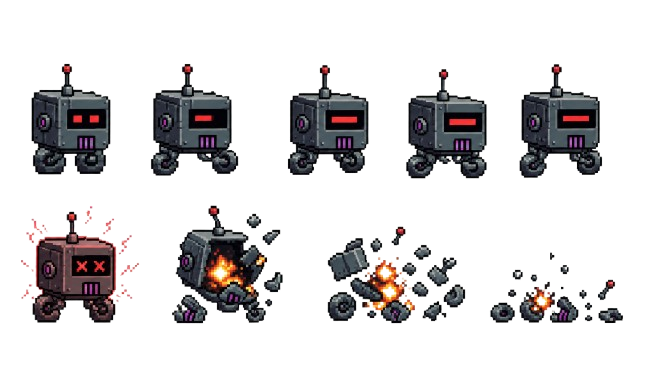
#> input picture assets/reference/robo/robo_original_design_reference.png, 645 x 387 px
$ python validate_frame.py ../../assets/reference/robo/robo_original_design_reference.png --kind character
#> lines starting #> are read from the running program, lines starting #| are printed output that depends on the picture
#!/usr/bin/env python3

import argparse
import json
import sys
from pathlib import Path

from PIL import Image, ImageDraw


EXPECTED_SIZE = (256, 256)
SAFE_MARGIN = 8
BASELINE_Y = 224
BASELINE_TOLERANCE = 10


def parse_args():
    parser = argparse.ArgumentParser(
        description="Valida um frame individual do jogo."
    )

    parser.add_argument(
        "image",
        type=Path,
        help="Arquivo PNG que será validado.",
    )

    parser.add_argument(
        "--kind",
        required=True,
        choices=("character", "robot", "effect", "empty"),
        help="Tipo de conteúdo esperado.",
    )

    parser.add_argument(
        "--report-dir",
        type=Path,
        default=Path("artifacts/frame-validation"),
        help="Diretório dos relatórios.",
    )

    return parser.parse_args()


def count_visible_pixels(image):
    alpha = image.getchannel("A")
    histogram = alpha.histogram()

    transparent = histogram[0]
    opaque = histogram[255]
    semitransparent = sum(histogram[1:255])

    return {
        "transparent": transparent,
        "opaque": opaque,
        "semitransparent": semitransparent,
        "visible": opaque + semitransparent,
        "total": image.width * image.height,
    }


def safe_margin_violations(image):
    alpha = image.getchannel("A")
    width, height = image.size

    areas = {
        "left": alpha.crop(
            (0, 0, SAFE_MARGIN, height)
        ),
        "right": alpha.crop(
            (width - SAFE_MARGIN, 0, width, height)
        ),
        "top": alpha.crop(
            (0, 0, width, SAFE_MARGIN)
        ),
        "bottom": alpha.crop(
            (0, height - SAFE_MARGIN, width, height)
        ),
    }

    result = {}

    for name, area in areas.items():
        result[name] = sum(
            1 for value in area.tobytes() if value > 0
        )

    return result


def create_checkerboard(width, height, block=16):
    canvas = Image.new(
        "RGBA",
        (width, height),
        (235, 235, 235, 255),
    )

    draw = ImageDraw.Draw(canvas)

    for y in range(0, height, block):
        for x in range(0, width, block):
            is_dark = (
                ((x // block) + (y // block)) % 2
            )

            color = (
                (195, 195, 195, 255)
                if is_dark
                else (235, 235, 235, 255)
            )

            draw.rectangle(
                (
                    x,
                    y,
                    min(width - 1, x + block - 1),
                    min(height - 1, y + block - 1),
                ),
                fill=color,
            )

    return canvas


def create_preview(image, bbox, output_path):
    scale = 3

    preview = create_checkerboard(
        image.width * scale,
        image.height * scale,
    )

    enlarged = image.resize(
        (
            image.width * scale,
            image.height * scale,
        ),
        Image.Resampling.NEAREST,
    )

    preview.alpha_composite(enlarged)

    draw = ImageDraw.Draw(preview)

    safe = SAFE_MARGIN * scale

    draw.rectangle(
        (
            safe,
            safe,
            preview.width - safe - 1,
            preview.height - safe - 1,
        ),
        outline=(255, 170, 0, 255),
        width=2,
    )

    baseline = BASELINE_Y * scale

    draw.line(
        (
            0,
            baseline,
            preview.width,
            baseline,
        ),
        fill=(0, 160, 255, 255),
        width=2,
    )

    if bbox:
        left, top, right, bottom = bbox

        draw.rectangle(
            (
                left * scale,
                top * scale,
                right * scale - 1,
                bottom * scale - 1,
            ),
            outline=(255, 0, 0, 255),
            width=2,
        )

    output_path.parent.mkdir(
        parents=True,
        exist_ok=True,
    )

    preview.save(output_path)


def main():
    args = parse_args()

    errors = []
    warnings = []

    if not args.image.exists():
        print(
            f"ERRO: arquivo não encontrado: {args.image}"
        )
        return 2

    try:
        original = Image.open(args.image)
#> original is the input picture: PIL image 645x387 RGBA; mean R, G, B, A 18.6, 16.8, 17.6, 52.8
        original.load()
    except Exception as error:
        print(
            f"ERRO: não foi possível abrir a imagem: {error}"
        )
        return 2

    original_format = original.format
#> original_format = 'PNG'
    original_mode = original.mode
#> original_mode = 'RGBA'
    original_size = original.size
#> original_size = (645, 387)

    if original_format != "PNG":
        errors.append(
            f"Formato inválido: {original_format}. Esperado: PNG."
        )

    if original_size != EXPECTED_SIZE:
        errors.append(
            f"Dimensão inválida: "
            f"{original_size[0]}x{original_size[1]}. "
            "Esperado: 256x256."
        )

    if original_mode != "RGBA":
        errors.append(
            f"Modo inválido: {original_mode}. Esperado: RGBA."
        )

    image = original.convert("RGBA")
    alpha = image.getchannel("A")
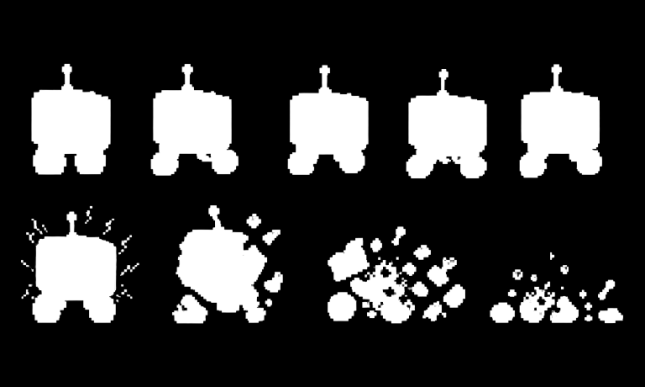
#> alpha: PIL image 645x387 L; min 0, max 255, mean 52.8

    bbox = alpha.getbbox()
#> bbox = (20, 63, 624, 324)
    pixels = count_visible_pixels(image)
#> in count_visible_pixels, `histogram = alpha.histogram()`: histogram = 256 values, max 191952 at index 0, min 18 at index 68, mean 975.1
#> in count_visible_pixels, `transparent = histogram[0]`: transparent = 191952
#> in count_visible_pixels, `opaque = histogram[255]`: opaque = 44559
#> in count_visible_pixels, `semitransparent = sum(histogram[1:255])`: semitransparent = 13104
#> pixels = {'transparent': 191952, 'opaque': 44559, 'semitransparent': 13104, 'visible': 57663, 'total': 249615}
    margins = safe_margin_violations(image)
#> the loop in safe_margin_violations, `for name, area in areas.items():` made 4 passes
#> name on passes 1 to 4: 'left', 'right', 'top', 'bottom'
#> after the loop in safe_margin_violations, `for name, area in areas.items():`: result = {'left': 0, 'right': 0, 'top': 0, 'bottom': 0}
#> margins = {'left': 0, 'right': 0, 'top': 0, 'bottom': 0}

    if args.kind == "empty":
        if bbox is not None:
            errors.append(
                "O frame deveria ser totalmente transparente."
            )
    elif bbox is None:
        errors.append(
            "O frame não possui pixels visíveis."
        )

    violated_margins = {
        name: count
        for name, count in margins.items()
        if count > 0
    }
#> violated_margins = 0 items

    if violated_margins:
        errors.append(
            "Existem pixels visíveis dentro da margem "
            "externa de segurança: "
            + ", ".join(
                f"{name}={count}"
                for name, count in violated_margins.items()
            )
        )

    visible = pixels["visible"]
#> visible = 57663
    semitransparent = pixels["semitransparent"]
#> semitransparent = 13104

    semitransparent_ratio = (
        semitransparent / visible
        if visible
        else 0
    )
#> semitransparent_ratio = 0.227

    if semitransparent_ratio > 0.08:
        warnings.append(
            f"{semitransparent_ratio:.1%} dos pixels "
            "visíveis são semitransparentes. "
            "Pode haver suavização ou antialiasing."
        )

    baseline_difference = None

    if (
        args.kind in ("character", "robot")
        and bbox is not None
    ):
        bottom = bbox[3]
#> bottom = 324
        baseline_difference = bottom - BASELINE_Y
#> baseline_difference = 100

        if abs(baseline_difference) > BASELINE_TOLERANCE:
            warnings.append(
                f"A base do conteúdo está em y={bottom}; "
                f"o alvo é aproximadamente y={BASELINE_Y}."
            )

    if bbox:
        left, top, right, bottom = bbox
#> left = 20; top = 63; right = 624

        content_width = right - left
#> content_width = 604
        content_height = bottom - top
#> content_height = 261

        if content_width < 40 or content_height < 40:
            warnings.append(
                f"Conteúdo possivelmente pequeno: "
                f"{content_width}x{content_height}px."
            )

        if content_width > 232 or content_height > 232:
            warnings.append(
                f"Conteúdo próximo demais dos limites: "
                f"{content_width}x{content_height}px."
            )

    args.report_dir.mkdir(
        parents=True,
        exist_ok=True,
    )

    safe_name = args.image.stem.replace(" ", "_")

    report_path = (
        args.report_dir / f"{safe_name}.json"
    )

    preview_path = (
        args.report_dir / f"{safe_name}_preview.png"
    )

    report = {
        "file": str(args.image),
        "kind": args.kind,
        "format": original_format,
        "mode": original_mode,
        "size": list(original_size),
        "expected_size": list(EXPECTED_SIZE),
        "safe_margin": SAFE_MARGIN,
        "bbox": list(bbox) if bbox else None,
        "pixels": pixels,
        "semitransparent_ratio": semitransparent_ratio,
        "safe_margin_violations": margins,
        "baseline_target": (
            BASELINE_Y
            if args.kind in ("character", "robot")
            else None
        ),
        "baseline_difference": baseline_difference,
        "errors": errors,
        "warnings": warnings,
        "approved_technically": not errors,
    }

    report_path.write_text(
        json.dumps(
            report,
            indent=2,
            ensure_ascii=False,
        ),
        encoding="utf-8",
    )

    create_preview(
        image,
        bbox,
        preview_path,
    )
#> in create_preview, `preview = create_checkerboard( image.width * scale, image.height * sca..`:
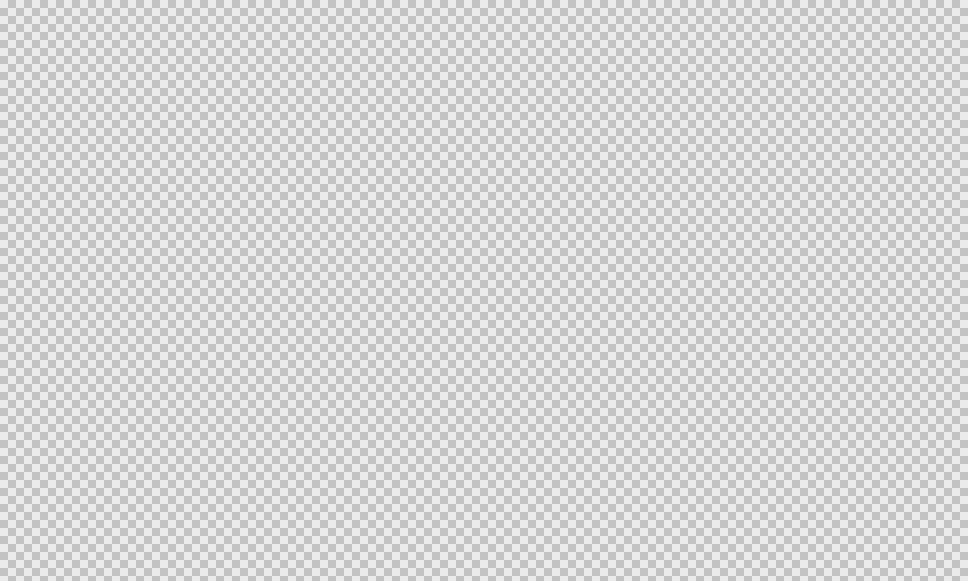
#> preview: PIL image 1935x1161 RGBA (shown at 1/2 size); mean R, G, B, A 215, 215, 215, 255
#> in create_preview, `enlarged = image.resize( ( image.width * scale, image.height * scale, ..`:
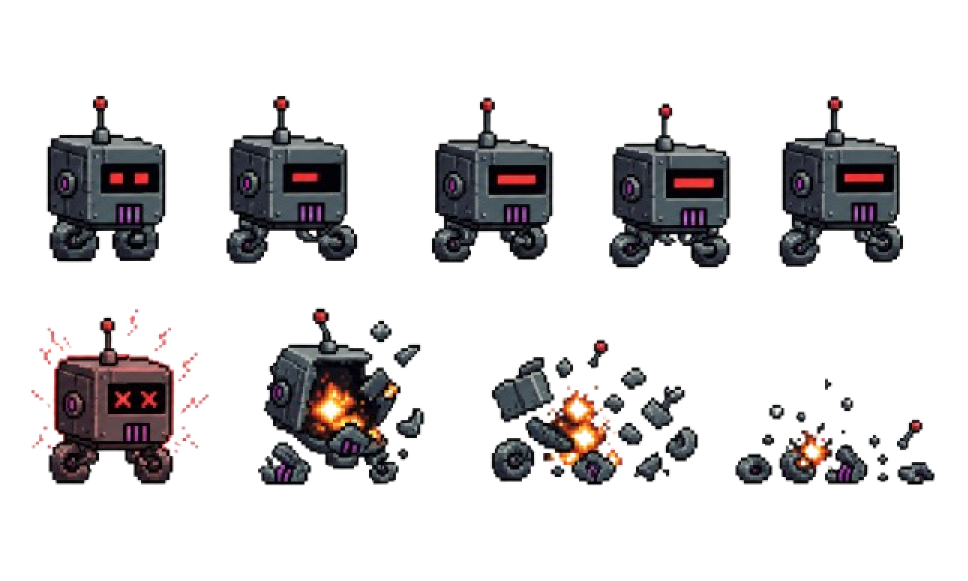
#> enlarged: PIL image 1935x1161 RGBA (shown at 1/2 size); mean R, G, B, A 18.6, 16.8, 17.6, 52.8; transparent parts drawn white
#> in create_preview, `preview.alpha_composite(enlarged)`:
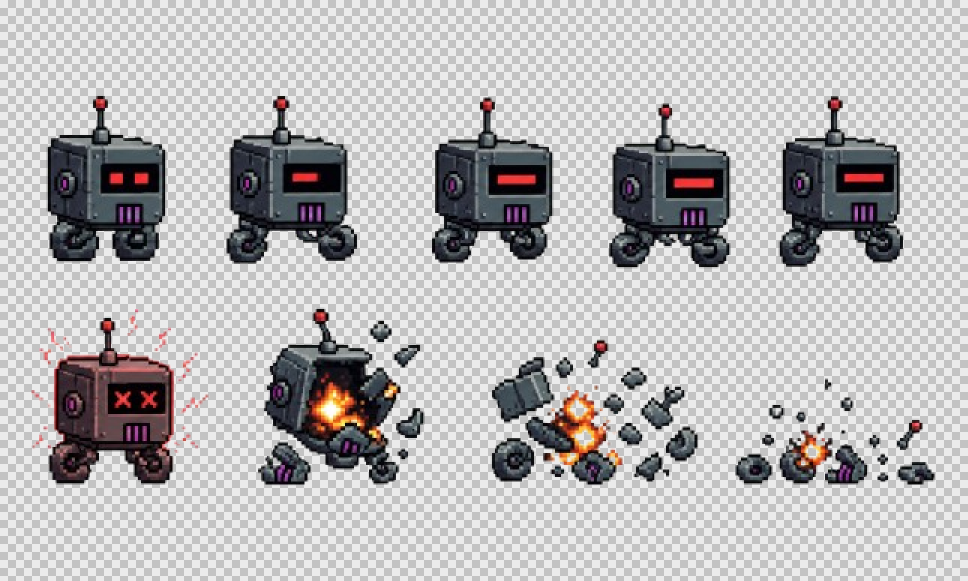
#> preview: PIL image 1935x1161 RGBA (shown at 1/2 size); mean R, G, B, A 184.4, 182.8, 183.6, 255
#> in create_preview, `left, top, right, bottom = bbox`: left = 20; top = 63; right = 624; bottom = 324
#> in create_preview, `preview.save(output_path)`:
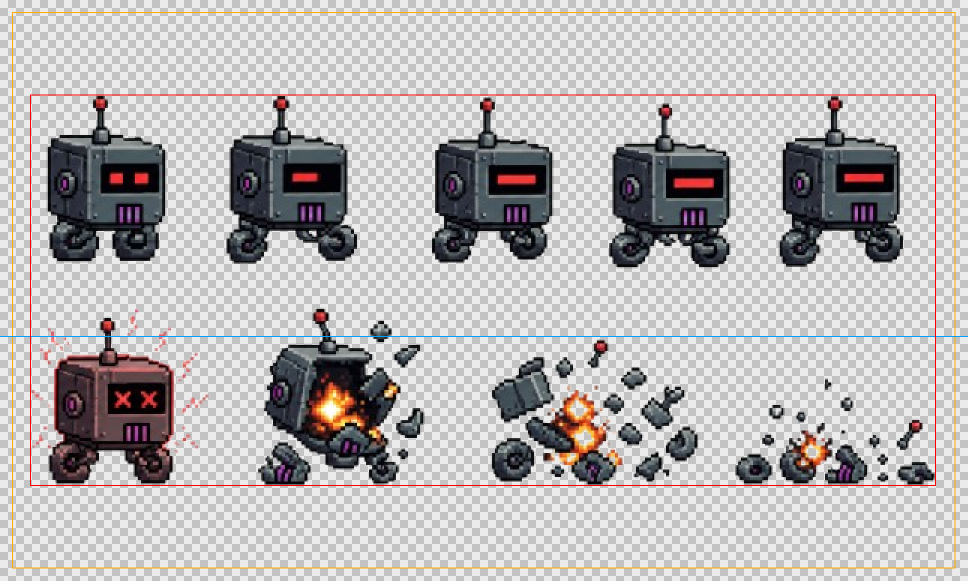
#> saved as robo_original_design_reference_preview.png: PIL image 1935x1161 RGBA (shown at 1/2 size); mean R, G, B, A 184.5, 181.4, 181.5, 255

    print()
    print("=" * 72)
    print("VALIDAÇÃO DE FRAME")
    print("=" * 72)
    print(f"Arquivo: {args.image}")
    print(f"Tipo: {args.kind}")
    print(f"Formato: {original_format}")
#| Formato: PNG
    print(f"Modo: {original_mode}")
#| Modo: RGBA
    print(
        f"Dimensão: "
        f"{original_size[0]}x{original_size[1]}"
    )
#| Dimensão: 645x387
    print(f"Bounding box: {bbox}")
#| Bounding box: (20, 63, 624, 324)
    print(f"Pixels visíveis: {visible}")
#| Pixels visíveis: 57663
    print(
        "Pixels semitransparentes: "
        f"{semitransparent} "
        f"({semitransparent_ratio:.2%})"
    )
#| Pixels semitransparentes: 13104 (22.73%)
    print(
        "Margens violadas: "
        f"{violated_margins or 'nenhuma'}"
    )
#| Margens violadas: nenhuma

    if baseline_difference is not None:
        print(
            "Diferença para a linha-base: "
            f"{baseline_difference:+d}px"
        )
#| Diferença para a linha-base: +100px

    if warnings:
        print()
        print("AVISOS:")

        for warning in warnings:
            print(f"- {warning}")
#> this loop made 3 passes
#| - 22.7% dos pixels visíveis são semitransparentes. Pode haver suavização ou antialiasing.
#| - A base do conteúdo está em y=324; o alvo é aproximadamente y=224.
#| - Conteúdo próximo demais dos limites: 604x261px.

    if errors:
        print()
        print("ERROS:")

        for error in errors:
            print(f"- {error}")

    print()
    print(f"Relatório: {report_path}")
    print(f"Prévia: {preview_path}")

    if errors:
        print()
        print("RESULTADO: REPROVADO")
        return 1

    print()
    print("RESULTADO: APROVADO TECNICAMENTE")
    print(
        "Ainda é necessária aprovação visual."
    )

    return 0


if __name__ == "__main__":
#> (the run stopped early here; a loop or call above may not have finished)
